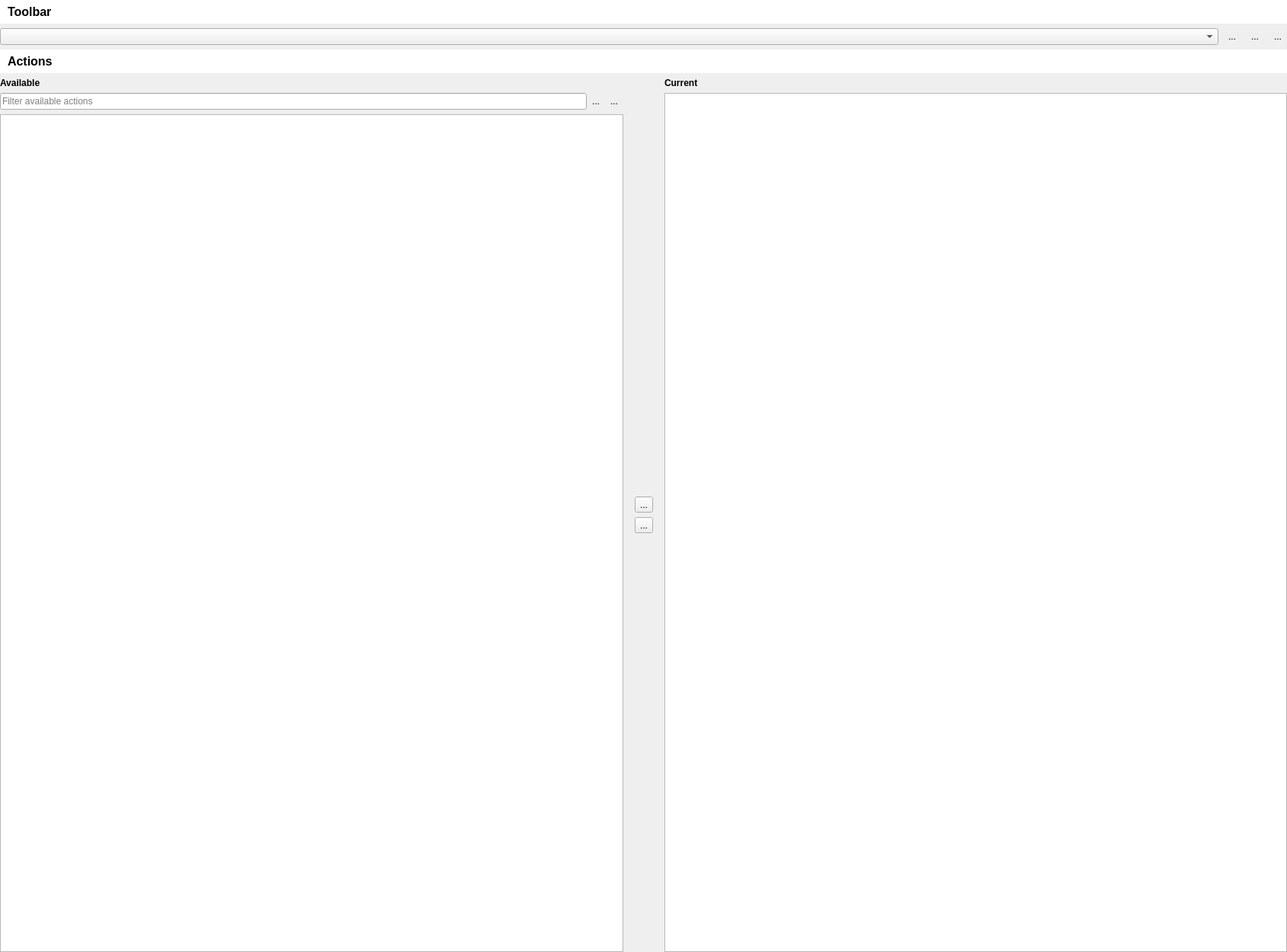
<?xml version="1.0" encoding="UTF-8"?>
<ui version="4.0">
 <class>Form</class>
 <widget class="QWidget" name="Form">
  <property name="geometry">
   <rect>
    <x>0</x>
    <y>0</y>
    <width>1689</width>
    <height>1250</height>
   </rect>
  </property>
  <property name="windowTitle">
   <string>Form</string>
  </property>
  <layout class="QVBoxLayout" name="verticalLayout_4">
   <property name="leftMargin">
    <number>0</number>
   </property>
   <property name="topMargin">
    <number>0</number>
   </property>
   <property name="rightMargin">
    <number>0</number>
   </property>
   <property name="bottomMargin">
    <number>0</number>
   </property>
   <item>
    <widget class="QLabel" name="label">
     <property name="font">
      <font>
       <pointsize>12</pointsize>
       <weight>75</weight>
       <bold>true</bold>
      </font>
     </property>
     <property name="styleSheet">
      <string notr="true">background-color: palette(light);padding: 6;</string>
     </property>
     <property name="text">
      <string>Toolbar</string>
     </property>
     <property name="margin">
      <number>4</number>
     </property>
    </widget>
   </item>
   <item>
    <widget class="QWidget" name="widget_7" native="true">
     <property name="minimumSize">
      <size>
       <width>0</width>
       <height>0</height>
      </size>
     </property>
     <layout class="QHBoxLayout" name="horizontalLayout_4">
      <property name="leftMargin">
       <number>0</number>
      </property>
      <property name="topMargin">
       <number>0</number>
      </property>
      <property name="rightMargin">
       <number>0</number>
      </property>
      <property name="bottomMargin">
       <number>0</number>
      </property>
      <item>
       <widget class="QComboBox" name="cbToolbarList">
        <property name="sizePolicy">
         <sizepolicy hsizetype="MinimumExpanding" vsizetype="Fixed">
          <horstretch>0</horstretch>
          <verstretch>0</verstretch>
         </sizepolicy>
        </property>
       </widget>
      </item>
      <item>
       <widget class="QWidget" name="wToolbarEdit" native="true">
        <property name="sizePolicy">
         <sizepolicy hsizetype="Maximum" vsizetype="Preferred">
          <horstretch>0</horstretch>
          <verstretch>0</verstretch>
         </sizepolicy>
        </property>
        <layout class="QHBoxLayout" name="horizontalLayout_3">
         <property name="leftMargin">
          <number>0</number>
         </property>
         <property name="topMargin">
          <number>0</number>
         </property>
         <property name="rightMargin">
          <number>0</number>
         </property>
         <property name="bottomMargin">
          <number>0</number>
         </property>
         <item>
          <widget class="QToolButton" name="tbToolbarAdd">
           <property name="text">
            <string>...</string>
           </property>
           <property name="icon">
            <iconset>
             <normalon>:/pktk/images/normal/sign_plus</normalon>
             <disabledon>:/pktk/images/disabled/sign_plus</disabledon>
            </iconset>
           </property>
           <property name="autoRaise">
            <bool>true</bool>
           </property>
          </widget>
         </item>
         <item>
          <widget class="QToolButton" name="tbToolbarEdit">
           <property name="text">
            <string>...</string>
           </property>
           <property name="icon">
            <iconset>
             <normalon>:/pktk/images/normal/edit</normalon>
             <disabledon>:/pktk/images/disabled/edit</disabledon>
            </iconset>
           </property>
           <property name="autoRaise">
            <bool>true</bool>
           </property>
          </widget>
         </item>
         <item>
          <widget class="QToolButton" name="tbToolbarDelete">
           <property name="text">
            <string>...</string>
           </property>
           <property name="icon">
            <iconset>
             <normalon>:/pktk/images/normal/delete</normalon>
             <disabledon>:/pktk/images/disabled/delete</disabledon>
            </iconset>
           </property>
           <property name="autoRaise">
            <bool>true</bool>
           </property>
          </widget>
         </item>
        </layout>
       </widget>
      </item>
     </layout>
    </widget>
   </item>
   <item>
    <widget class="QLabel" name="label_2">
     <property name="font">
      <font>
       <pointsize>12</pointsize>
       <weight>75</weight>
       <bold>true</bold>
      </font>
     </property>
     <property name="styleSheet">
      <string notr="true">background-color: palette(light);padding: 6;</string>
     </property>
     <property name="text">
      <string>Actions</string>
     </property>
     <property name="margin">
      <number>4</number>
     </property>
    </widget>
   </item>
   <item>
    <widget class="QWidget" name="wActions" native="true">
     <property name="minimumSize">
      <size>
       <width>0</width>
       <height>200</height>
      </size>
     </property>
     <layout class="QHBoxLayout" name="horizontalLayout">
      <property name="spacing">
       <number>-1</number>
      </property>
      <property name="leftMargin">
       <number>0</number>
      </property>
      <property name="topMargin">
       <number>0</number>
      </property>
      <property name="rightMargin">
       <number>0</number>
      </property>
      <property name="bottomMargin">
       <number>0</number>
      </property>
      <item>
       <widget class="QWidget" name="widget_2" native="true">
        <property name="sizePolicy">
         <sizepolicy hsizetype="Preferred" vsizetype="Preferred">
          <horstretch>50</horstretch>
          <verstretch>0</verstretch>
         </sizepolicy>
        </property>
        <layout class="QVBoxLayout" name="verticalLayout">
         <property name="spacing">
          <number>-1</number>
         </property>
         <property name="leftMargin">
          <number>0</number>
         </property>
         <property name="topMargin">
          <number>0</number>
         </property>
         <property name="rightMargin">
          <number>0</number>
         </property>
         <property name="bottomMargin">
          <number>0</number>
         </property>
         <item>
          <widget class="QLabel" name="label_3">
           <property name="sizePolicy">
            <sizepolicy hsizetype="Preferred" vsizetype="Preferred">
             <horstretch>50</horstretch>
             <verstretch>0</verstretch>
            </sizepolicy>
           </property>
           <property name="font">
            <font>
             <weight>75</weight>
             <bold>true</bold>
            </font>
           </property>
           <property name="text">
            <string>Available</string>
           </property>
          </widget>
         </item>
         <item>
          <widget class="QWidget" name="widget" native="true">
           <property name="minimumSize">
            <size>
             <width>0</width>
             <height>0</height>
            </size>
           </property>
           <layout class="QHBoxLayout" name="horizontalLayout_5">
            <property name="spacing">
             <number>0</number>
            </property>
            <property name="leftMargin">
             <number>0</number>
            </property>
            <property name="topMargin">
             <number>0</number>
            </property>
            <property name="rightMargin">
             <number>0</number>
            </property>
            <property name="bottomMargin">
             <number>0</number>
            </property>
            <item>
             <widget class="QLineEdit" name="leAvailableActionsFilter">
              <property name="toolTip">
               <string>Filter available actions</string>
              </property>
              <property name="placeholderText">
               <string>Filter available actions</string>
              </property>
              <property name="clearButtonEnabled">
               <bool>true</bool>
              </property>
             </widget>
            </item>
            <item>
             <widget class="QToolButton" name="tbAvailableActionsExpandAll">
              <property name="toolTip">
               <string>Expand all</string>
              </property>
              <property name="text">
               <string>...</string>
              </property>
              <property name="icon">
               <iconset>
                <normalon>:/pktk/images/normal/list_tree_expand</normalon>
                <disabledon>:/pktk/images/disabled/list_tree_expand</disabledon>
               </iconset>
              </property>
              <property name="autoRaise">
               <bool>true</bool>
              </property>
             </widget>
            </item>
            <item>
             <widget class="QToolButton" name="tbAvailableActionsCollapseAll">
              <property name="toolTip">
               <string>Collapse all</string>
              </property>
              <property name="text">
               <string>...</string>
              </property>
              <property name="icon">
               <iconset>
                <normalon>:/pktk/images/normal/list_tree_collapse</normalon>
                <disabledon>:/pktk/images/disabled/list_tree_collapse</disabledon>
               </iconset>
              </property>
              <property name="autoRaise">
               <bool>true</bool>
              </property>
             </widget>
            </item>
           </layout>
          </widget>
         </item>
         <item>
          <widget class="QTreeView" name="tvAvailableActions">
           <property name="sizePolicy">
            <sizepolicy hsizetype="Expanding" vsizetype="Expanding">
             <horstretch>50</horstretch>
             <verstretch>0</verstretch>
            </sizepolicy>
           </property>
           <property name="editTriggers">
            <set>QAbstractItemView::NoEditTriggers</set>
           </property>
           <property name="showDropIndicator" stdset="0">
            <bool>false</bool>
           </property>
           <property name="selectionMode">
            <enum>QAbstractItemView::ExtendedSelection</enum>
           </property>
           <property name="rootIsDecorated">
            <bool>false</bool>
           </property>
           <property name="uniformRowHeights">
            <bool>true</bool>
           </property>
           <property name="sortingEnabled">
            <bool>true</bool>
           </property>
          </widget>
         </item>
        </layout>
       </widget>
      </item>
      <item>
       <widget class="QWidget" name="widget_5" native="true">
        <property name="minimumSize">
         <size>
          <width>0</width>
          <height>0</height>
         </size>
        </property>
        <layout class="QVBoxLayout" name="verticalLayout_3">
         <item>
          <spacer name="verticalSpacer">
           <property name="orientation">
            <enum>Qt::Vertical</enum>
           </property>
           <property name="sizeHint" stdset="0">
            <size>
             <width>20</width>
             <height>40</height>
            </size>
           </property>
          </spacer>
         </item>
         <item>
          <widget class="QToolButton" name="tbAvailableActionsToCurrent">
           <property name="toolTip">
            <string>Add to toolbar</string>
           </property>
           <property name="text">
            <string>...</string>
           </property>
           <property name="icon">
            <iconset>
             <normalon>:/pktk/images/normal/arrow_big_filled_right</normalon>
             <disabledon>:/pktk/images/disabled/arrow_big_filled_right</disabledon>
            </iconset>
           </property>
          </widget>
         </item>
         <item>
          <widget class="QToolButton" name="tbCurrentActionsToAvailable">
           <property name="toolTip">
            <string>Remove from toolbar</string>
           </property>
           <property name="text">
            <string>...</string>
           </property>
           <property name="icon">
            <iconset>
             <normalon>:/pktk/images/normal/arrow_big_filled_left</normalon>
             <disabledon>:/pktk/images/disabled/arrow_big_filled_left</disabledon>
            </iconset>
           </property>
          </widget>
         </item>
         <item>
          <spacer name="verticalSpacer_2">
           <property name="orientation">
            <enum>Qt::Vertical</enum>
           </property>
           <property name="sizeHint" stdset="0">
            <size>
             <width>20</width>
             <height>40</height>
            </size>
           </property>
          </spacer>
         </item>
        </layout>
       </widget>
      </item>
      <item>
       <widget class="QWidget" name="widget_3" native="true">
        <property name="sizePolicy">
         <sizepolicy hsizetype="Preferred" vsizetype="Preferred">
          <horstretch>50</horstretch>
          <verstretch>0</verstretch>
         </sizepolicy>
        </property>
        <layout class="QVBoxLayout" name="verticalLayout_2">
         <property name="spacing">
          <number>-1</number>
         </property>
         <property name="leftMargin">
          <number>0</number>
         </property>
         <property name="topMargin">
          <number>0</number>
         </property>
         <property name="rightMargin">
          <number>0</number>
         </property>
         <property name="bottomMargin">
          <number>0</number>
         </property>
         <item>
          <widget class="QLabel" name="label_4">
           <property name="sizePolicy">
            <sizepolicy hsizetype="Preferred" vsizetype="Preferred">
             <horstretch>50</horstretch>
             <verstretch>0</verstretch>
            </sizepolicy>
           </property>
           <property name="font">
            <font>
             <weight>75</weight>
             <bold>true</bold>
            </font>
           </property>
           <property name="text">
            <string>Current</string>
           </property>
          </widget>
         </item>
         <item>
          <widget class="QListView" name="lvCurrentActions">
           <property name="sizePolicy">
            <sizepolicy hsizetype="Expanding" vsizetype="Expanding">
             <horstretch>50</horstretch>
             <verstretch>0</verstretch>
            </sizepolicy>
           </property>
           <property name="toolTip">
            <string>Drag'n'drop to reorder items</string>
           </property>
           <property name="dragDropMode">
            <enum>QAbstractItemView::InternalMove</enum>
           </property>
           <property name="defaultDropAction">
            <enum>Qt::MoveAction</enum>
           </property>
           <property name="selectionMode">
            <enum>QAbstractItemView::ExtendedSelection</enum>
           </property>
           <property name="selectionBehavior">
            <enum>QAbstractItemView::SelectRows</enum>
           </property>
           <property name="uniformItemSizes">
            <bool>true</bool>
           </property>
          </widget>
         </item>
        </layout>
       </widget>
      </item>
     </layout>
    </widget>
   </item>
  </layout>
 </widget>
 <resources>
  <include location="svg/dark_icons.qrc"/>
 </resources>
 <connections/>
</ui>
